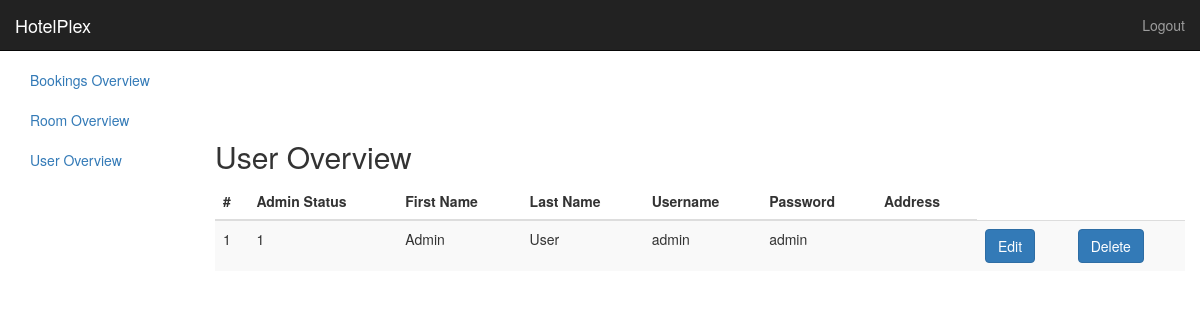
Screenshot of /adminportaluser.php (signed in) with the database file from the repository.
### tables this page shows
CREATE TABLE `users` (
  `id` int(255) NOT NULL,
  `isAdmin` tinyint(1) NOT NULL DEFAULT 0,
  `firstname` varchar(255) NOT NULL,
  `lastname` varchar(255) NOT NULL,
  `username` varchar(255) NOT NULL,
  `password` varchar(255) NOT NULL,
  `address` varchar(255) NOT NULL
);

### htdocs/adminportaluser.php (the view, shortened to what this page needs)
<?php
	require('connection.php');
	extract($_REQUEST);
	$query = mysqli_query($con,"SELECT * FROM users");
	$rows = mysqli_num_rows($query);
?>
<!DOCTYPE html>
<html lang="en">
    <head>
        <link href="bootstrap/css/bootstrap.css" rel="stylesheet">
        <link href="dashboard.css" rel="stylesheet">
    </head>
    <body>
        <nav class="navbar navbar-inverse navbar-fixed-top">
            <div class="container-fluid">
                <div class="navbar-header">
                    <a class="navbar-brand" href="#">HotelPlex</a>
                </div>
                <div id="navbar" class="navbar-collapse collapse">
                    <ul class="nav navbar-nav navbar-right">
                        <li>
                            <a href="#">Logout</a>
                        </li>
                    </ul>
                </div>
            </div>
        </nav>
        <div class="container-fluid">
            <div class="row">
                <div class="col-sm-3 col-md-2 sidebar">
                    <ul class="nav nav-sidebar" style="position: relative; top: 60px;">
                        <li>
                            <a href="adminportal.php">Bookings Overview</a>
                        </li>
                        <li>
                            <a href="adminportalroom.php">Room Overview</a>
                        </li>
                        <li class="active">
                            <a href="adminportaluser.php">User Overview</a>
                        </li>
                    </ul>
                </div>
                <div class="col-sm-9 col-sm-offset-3 col-md-10 col-md-offset-2 main">
                    <h2 class="sub-header">User Overview</h2>
                    <div class="table-responsive">
                        <table class="table table-striped">
                            <thead>
                                <tr>
                                    <th>#</th>
                                    <th>Admin Status</th>
                                    <th>First Name</th>
                                    <th>Last Name</th>
                                    <th>Username</th>
                                    <th>Password</th>
                                    <th>Address</th>
                                </tr>
                            </thead>
                            <tbody>
                                <?php
				if ($rows > 0)
				{
					while($row = mysqli_fetch_assoc($query))
					{
						$id=$row['id'];
						echo '<tr>';
						echo '<td>'.$row["id"]. '</td>';
						echo '<td>'.$row["isAdmin"]. '</td>';
						echo '<td>'.$row["firstname"]. '</td>';
						echo '<td>'.$row["lastname"]. '</td>';
						echo '<td>'.$row["username"]. '</td>';
						echo '<td>'.$row["password"]. '</td>';
						echo '<td>'.$row["address"]. '</td>';
						echo'<td><button type="button" class="btn btn-primary"><a style="text-decoration: none;color:#ffffffff;" href="update_user.php?id='.$id.'">Edit</a></button></td>';
						echo'<td><button type="button" class="btn btn-primary"><a style="text-decoration: none;color:#ffffffff;" onclick="delUser('.$id.')">Delete</a></button></td>';
                    }
						echo '</tr>';
				}
				?>
                            </tbody>
                        </table>
                    </div>
                </div>
            </div>
        </div>
    </body>
</html>

### rows the page displays
users: id "1", isAdmin "1", firstname "Admin", lastname "User", username "admin", password "admin"
